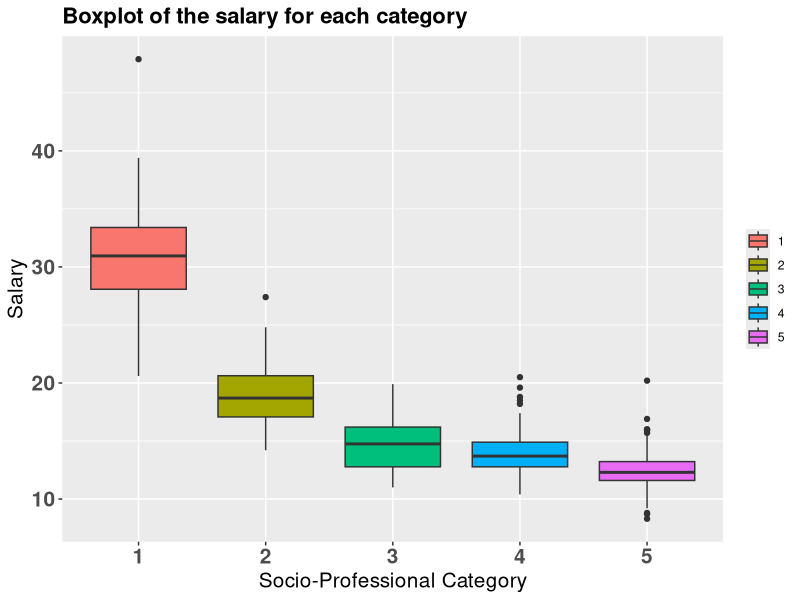
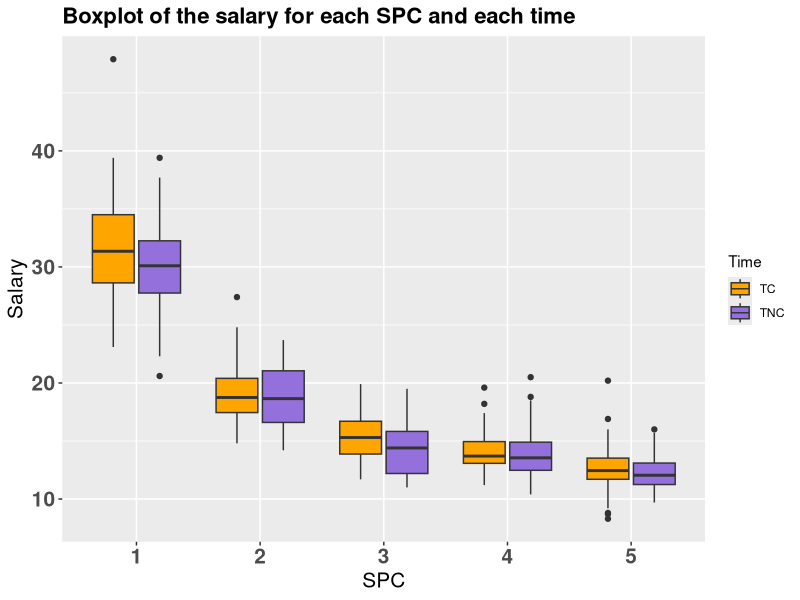

Write the R code that produced these figures, in order. (Note: this script raises an error after producing the figures.)
# Packages ----------------------------------------------------------------

library("ggplot2")


# Data --------------------------------------------------------------------

data <- read.csv2("Data/data.csv",header=TRUE)
data <- subset(data,time!="TP")

data1 <- data[rep(1:nrow(data),each=5),]
data2 <- data.frame(data$X1,data$X2,data$X3,data$X4,data$X5)
data3 <- data.frame(data1$id,data1$time,data1$sexe)

vec <- NULL
for(i in 1:nrow(data2)){
  vec1 <- data2[i,]
  vec <- c(vec,t(vec1))
}

vec <- as.data.frame(vec)
data4 <- data.frame(data3,vec)
cat <- c(rep(c(1,2,3,4,5),132))

data <- data.frame(data4,cat)
colnames(data) <- c("id","time","sexe","salary","spc")
attach(data)
salary<-as.numeric(salary)

# Descriptive analysis ----------------------------------------------------

theme <- theme(plot.title = element_text(size=16, face="bold"), axis.title.x = element_text(
              size=15), axis.title.y = element_text(size=15), axis.text.x = element_text(
              size=15, face="bold"),axis.text.y = element_text(size=15, face="bold"))

ggplot(data, aes(factor(spc), salary)) + geom_boxplot(aes(fill = factor(spc))) + 
  xlab("Socio-Professional Category") + ylab("Salary") + guides(fill=guide_legend(title=NULL)) + 
  ggtitle("Boxplot of the salary for each category") + theme

ggplot(data, aes(factor(spc), salary)) + geom_boxplot(aes(fill = factor(time))) +
  labs(x="SPC", y="Salary", title="Boxplot of the salary for each SPC and each time") + 
  theme + scale_fill_manual(name="Time", values=c("orange", "mediumpurple"), labels=c("0"="Part-time", 
  "1"="Full-time"))


##
dataH<-subset(data,sexe==1)
dataF<-subset(data,sexe==0)
dataTC<-subset(data,time==1)
dataTNC<-subset(data,time==0)
data.spc1<-subset(data,spc==1)
data.spc2<-subset(data,spc==2)
data.spc3<-subset(data,spc==3)
data.spc4<-subset(data,spc==4)
data.spc5<-subset(data,spc==5)


s.mean<-mean(data$salary,na.rm=TRUE)
s.mean.H<-mean(dataH$salary,na.rm=TRUE)
s.mean.F<-mean(dataF$salary,na.rm = TRUE)
s.mean.TC<-mean(dataTC$salary,na.rm = TRUE)
s.mean.TNC<-mean(dataTNC$salary,na.rm = TRUE)
s.mean.spc.1<-mean(data.spc1$salary,na.rm = TRUE)
s.mean.spc.2<-mean(data.spc2$salary,na.rm = TRUE)
s.mean.spc.3<-mean(data.spc3$salary,na.rm = TRUE)
s.mean.spc.4<-mean(data.spc4$salary,na.rm = TRUE)
s.mean.spc.5<-mean(data.spc5$salary,na.rm = TRUE)

vec.mean<-data.frame(s.mean,s.mean.H,s.mean.F,s.mean.TC,s.mean.TNC,s.mean.spc.1,
            s.mean.spc.2,s.mean.spc.3,s.mean.spc.4,s.mean.spc.5)
colnames(vec.mean)<-c("Total","Male","Female","TC","TNC","SPC1","SPC2",
                      "SPC3","SPC4","SPC5")

ggplot(data, aes(factor(spc), salary)) + geom_bar()


barplot(c(s.mean,s.mean.H,s.mean.F),col=c(1,4,2),main = "Mean salary by gender", ylim=c(0,20) , ylab="Mean Salary",xlab="Total                                Male                                Female")

barplot(c(s.mean,s.mean.TC,s.mean.TNC),col=c(1,4,2),main = "Mean salary by time", ylim=c(0,20) , ylab="Mean Salary",xlab="Total                                TC                                TNC")

barplot(c(s.mean,s.mean.spc.1,s.mean.spc.2,s.mean.spc.3,s.mean.spc.4,s.mean.spc.5),col=c(1,2,3,4,5,6),main = "Mean salary by SPC", ylim=c(0,35) , ylab="Mean Salary",xlab="Total          SPC1           SPC2            SPC3            SPC4             SPC5")



# Missings ----------------------------------------------------------------

length(which(is.na(data)))
